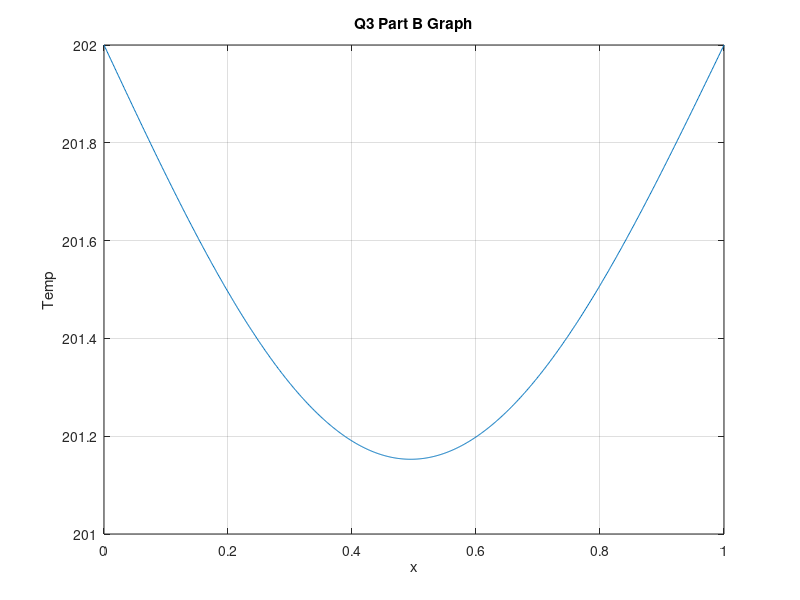

The MATLAB source for this figure:
clc; clear; close all;
L = 1;
x = linspace(0,L,1000);
t = 0.1;
N = 100;
T = zeros(size(x));

for n = 1:N
    T = 2 + (T + ((-2)/(n*pi)*(-2)*cos(n*pi)-1)*exp(-0.1*n^2*pi^2)*sin((n*pi*x)/L));
end

T = T + 2;

plot(x,T);
grid on;
xlabel('x');
ylabel('Temp');
title('Q3 Part B Graph');
